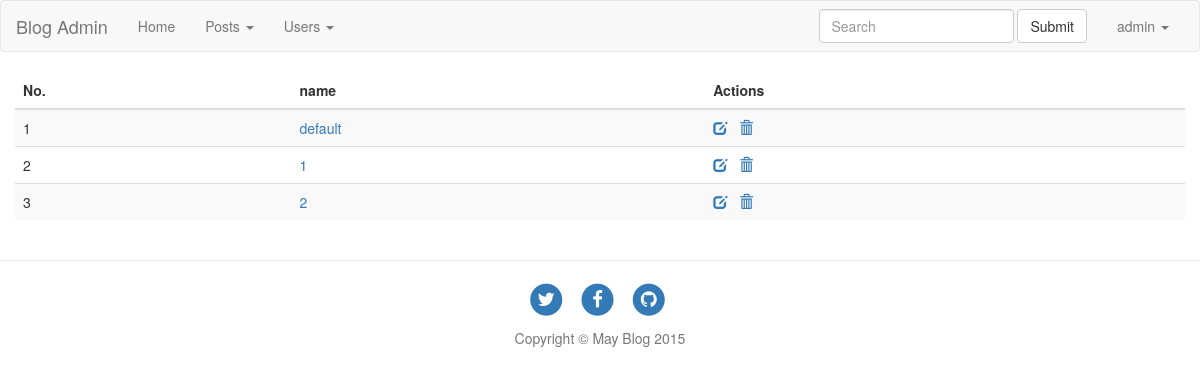
The page /admin/catagory/ (signed in) on the database its author committed.
### main/models.py (models this page shows, shortened)
class Catagory(models.Model):
    name = models.CharField(max_length=256)

### main/views.py (the view)
# urls.py: url(r'^admin/catagory/$', views.AdminCatagory.as_view(), name='admin_catagory'),
class AdminCatagory(View):
    template_name = 'blog_admin/catagory.html'
    @method_decorator(login_required)
    def get(self, request):
        catagories = models.Catagory.objects.all()
        paginator = Paginator(catagories, PER_PAGE_ADMIN)
        page = request.GET.get('page')
        try:
            catagories = paginator.page(page)
        except PageNotAnInteger:
            catagories = paginator.page(1)
        except EmptyPage:
            catagories = paginator.page(paginator.num_pages)
        data = {'catagories':catagories}
        return render(request, self.template_name, data)

### templates/blog_admin/catagory.html (shortened to what this page needs)
{% extends "admin_base.html" %}
{% block main %}
{% load bootstrap3 %}
<div class="row">
    <table class="table table-striped">
        <thead>
            <tr>
                <th>No.</th>
                <th>name</th>
                <th>Actions</th>
            </tr>
        </thead>
        <tbody>
            {% for catagory in catagories %}
            <tr id="post-{{ catagory.id }}">
                <td>{{ forloop.counter }}</td>
                <td><a href="{% url 'main:admin_filter_posts' %}?catagory={{ catagory.id }}">{{ catagory.name }}</a></td>
                <td>
                    <a href="#" class="edit-tag"><span class="glyphicon glyphicon-edit" aria-hidden="true"></span> </a>
                    <a href="#"  class="del-tag"><span class="glyphicon glyphicon-trash" aria-hidden="true"></span> </a>
                </td>
            </tr>
            {% endfor %}
        </tbody>
    </table>
</div>
{% endblock %}

### templates/admin_base.html (shortened to what this page needs)
<!DOCTYPE html>
<html lang="en">
<head>
    {% load static %}
    <link href="{% static 'css/bootstrap.min.css' %} " rel="stylesheet">
    <link href="{% static 'css/font-awesome.min.css' %} " rel="stylesheet">
    {% load bootstrap3 %}
</head>
<body>
    <nav class="navbar navbar-default">
      <div class="container-fluid">
        <div class="navbar-header">
          <a class="navbar-brand" href="{% url 'main:index' %}">Blog Admin</a>
        </div>
        {% if request.user.is_authenticated %}
        <div class="collapse navbar-collapse" id="bs-example-navbar-collapse-1">
          <ul class="nav navbar-nav">
            <li class="_active"><a href="#">Home <span class="sr-only">(current)</span></a></li>
            <li class="dropdown">
              <a href="#" class="dropdown-toggle" data-toggle="dropdown" role="button" aria-expanded="false">Posts <span class="caret"></span></a>
            </li>
            <li class="dropdown">
              <a href="#" class="dropdown-toggle" data-toggle="dropdown" role="button" aria-expanded="false">Users <span class="caret"></span></a>
            </li>
          </ul>
          <ul class="nav navbar-nav navbar-right">
            <form class="navbar-form navbar-left" role="search">
                <div class="form-group">
                  <input type="text" class="form-control" placeholder="Search">
                </div>
                <button type="submit" class="btn btn-default">Submit</button>
            </form>
            <li class="dropdown">
              <a href="#" class="dropdown-toggle" data-toggle="dropdown" role="button" aria-expanded="false">{{ request.user.username }} <span class="caret"></span></a>
            </li>
          </ul>
        </div>
        {% else %}
        <div class="collapse navbar-collapse" id="bs-example-navbar-collapse-1">
          <ul class="nav navbar-nav navbar-right">
            <li><a href="{% url 'accounts:login' %}">login</a></li>
          </ul>
        </div>
        {% endif %}
      </div>
    </nav>
    <div class="container">
        {%block main %}{% endblock %}
    </div>
    <hr>
    <footer>
        <div class="container">
            <div class="row">
                <div class="col-lg-8 col-lg-offset-2 col-md-10 col-md-offset-1">
                    <ul class="list-inline text-center">
                        <li>
                            <a href="#">
                                <span class="fa-stack fa-lg">
                                    <i class="fa fa-circle fa-stack-2x"></i>
                                    <i class="fa fa-twitter fa-stack-1x fa-inverse"></i>
                                </span>
                            </a>
                        </li>
                        <li>
                            <a href="#">
                                <span class="fa-stack fa-lg">
                                    <i class="fa fa-circle fa-stack-2x"></i>
                                    <i class="fa fa-facebook fa-stack-1x fa-inverse"></i>
                                </span>
                            </a>
                        </li>
                        <li>
                            <a href="#">
                                <span class="fa-stack fa-lg">
                                    <i class="fa fa-circle fa-stack-2x"></i>
                                    <i class="fa fa-github fa-stack-1x fa-inverse"></i>
                                </span>
                            </a>
                        </li>
                    </ul>
                    <p class="copyright text-muted text-center">Copyright &copy; May Blog 2015</p>
                </div>
            </div>
        </div>
    </footer>
</body>
</html>

### rows shown on the page
Catagory: name "default"
Catagory: name "1"
Catagory: name "2"

### other values the page prints
{{ request.user.username }} "admin"
